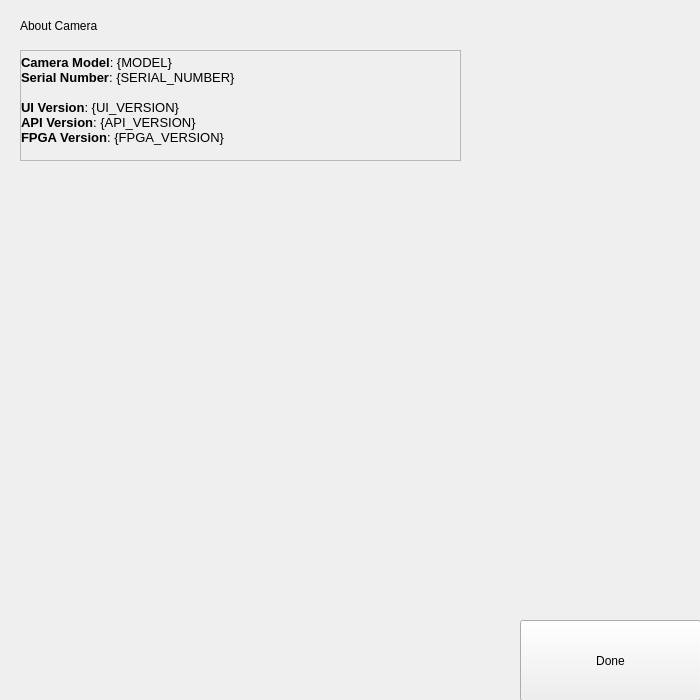
<?xml version="1.0" encoding="UTF-8"?>
<ui version="4.0">
 <class>AboutCamera</class>
 <widget class="QWidget" name="AboutCamera">
  <property name="geometry">
   <rect>
    <x>0</x>
    <y>0</y>
    <width>700</width>
    <height>700</height>
   </rect>
  </property>
  <property name="windowTitle">
   <string notr="true">About &amp; Kickstarter</string>
  </property>
  <widget class="Backdrop" name="backdrop">
   <property name="geometry">
    <rect>
     <x>0</x>
     <y>0</y>
     <width>700</width>
     <height>700</height>
    </rect>
   </property>
  </widget>
  <widget class="HeaderLabel" name="headerlabel">
   <property name="geometry">
    <rect>
     <x>20</x>
     <y>0</y>
     <width>241</width>
     <height>51</height>
    </rect>
   </property>
   <property name="text">
    <string>About Camera</string>
   </property>
  </widget>
  <widget class="Button" name="uiDone">
   <property name="geometry">
    <rect>
     <x>520</x>
     <y>620</y>
     <width>181</width>
     <height>81</height>
    </rect>
   </property>
   <property name="text">
    <string>Done</string>
   </property>
  </widget>
  <widget class="Slider" name="uiScroll">
   <property name="geometry">
    <rect>
     <x>760</x>
     <y>40</y>
     <width>81</width>
     <height>651</height>
    </rect>
   </property>
   <property name="singleStep">
    <number>10</number>
   </property>
   <property name="pageStep">
    <number>100</number>
   </property>
   <property name="invertedAppearance">
    <bool>true</bool>
   </property>
   <property name="invertedControls">
    <bool>true</bool>
   </property>
  </widget>
  <widget class="QScrollArea" name="uiScrollArea">
   <property name="geometry">
    <rect>
     <x>20</x>
     <y>50</y>
     <width>441</width>
     <height>111</height>
    </rect>
   </property>
   <property name="verticalScrollBarPolicy">
    <enum>Qt::ScrollBarAlwaysOff</enum>
   </property>
   <property name="horizontalScrollBarPolicy">
    <enum>Qt::ScrollBarAlwaysOff</enum>
   </property>
   <property name="widgetResizable">
    <bool>true</bool>
   </property>
   <widget class="Label" name="uiText">
    <property name="geometry">
     <rect>
      <x>0</x>
      <y>0</y>
      <width>437</width>
      <height>107</height>
     </rect>
    </property>
    <property name="sizePolicy">
     <sizepolicy hsizetype="MinimumExpanding" vsizetype="MinimumExpanding">
      <horstretch>0</horstretch>
      <verstretch>0</verstretch>
     </sizepolicy>
    </property>
    <property name="text">
     <string>&lt;!DOCTYPE HTML PUBLIC &quot;-//W3C//DTD HTML 4.0//EN&quot; &quot;http://www.w3.org/TR/REC-html40/strict.dtd&quot;&gt;
&lt;html&gt;&lt;head&gt;&lt;meta name=&quot;qrichtext&quot; content=&quot;1&quot; /&gt;&lt;style type=&quot;text/css&quot;&gt;
p, li { white-space: pre-wrap; }
&lt;/style&gt;&lt;/head&gt;&lt;body style=&quot; font-family:'Noto Sans'; font-size:10pt; font-weight:400; font-style:normal;&quot;&gt;
&lt;p style=&quot;-qt-paragraph-type:empty; margin-top:0px; margin-bottom:0px; margin-left:0px; margin-right:0px; -qt-block-indent:0; text-indent:0px; font-size:2pt;&quot;&gt;&lt;br /&gt;&lt;/p&gt;
&lt;p style=&quot; margin-top:0px; margin-bottom:0px; margin-left:0px; margin-right:0px; -qt-block-indent:0; text-indent:0px;&quot;&gt;&lt;span style=&quot; font-weight:600;&quot;&gt;Camera Model&lt;/span&gt;: {MODEL}&lt;/p&gt;
&lt;p style=&quot; margin-top:0px; margin-bottom:0px; margin-left:0px; margin-right:0px; -qt-block-indent:0; text-indent:0px;&quot;&gt;&lt;span style=&quot; font-weight:600;&quot;&gt;Serial Number&lt;/span&gt;: {SERIAL_NUMBER}&lt;/p&gt;
&lt;p style=&quot;-qt-paragraph-type:empty; margin-top:0px; margin-bottom:0px; margin-left:0px; margin-right:0px; -qt-block-indent:0; text-indent:0px;&quot;&gt;&lt;br /&gt;&lt;/p&gt;
&lt;p style=&quot; margin-top:0px; margin-bottom:0px; margin-left:0px; margin-right:0px; -qt-block-indent:0; text-indent:0px;&quot;&gt;&lt;span style=&quot; font-weight:600;&quot;&gt;UI Version&lt;/span&gt;: {UI_VERSION}&lt;/p&gt;
&lt;p style=&quot; margin-top:0px; margin-bottom:0px; margin-left:0px; margin-right:0px; -qt-block-indent:0; text-indent:0px;&quot;&gt;&lt;span style=&quot; font-weight:600;&quot;&gt;API Version&lt;/span&gt;: {API_VERSION}&lt;/p&gt;
&lt;p style=&quot; margin-top:0px; margin-bottom:0px; margin-left:0px; margin-right:0px; -qt-block-indent:0; text-indent:0px;&quot;&gt;&lt;span style=&quot; font-weight:600;&quot;&gt;FPGA Version&lt;/span&gt;: {FPGA_VERSION}&lt;/p&gt;
&lt;p style=&quot;-qt-paragraph-type:empty; margin-top:0px; margin-bottom:0px; margin-left:0px; margin-right:0px; -qt-block-indent:0; text-indent:0px;&quot;&gt;&lt;br /&gt;&lt;/p&gt;&lt;/body&gt;&lt;/html&gt;</string>
    </property>
    <property name="textFormat">
     <enum>Qt::RichText</enum>
    </property>
    <property name="textInteractionFlags">
     <set>Qt::NoTextInteraction</set>
    </property>
   </widget>
  </widget>
  <zorder>backdrop</zorder>
  <zorder>headerlabel</zorder>
  <zorder>uiDone</zorder>
  <zorder>uiScrollArea</zorder>
  <zorder>uiScroll</zorder>
 </widget>
 <customwidgets>
  <customwidget>
   <class>Backdrop</class>
   <extends>QLabel</extends>
   <header>backdrop</header>
  </customwidget>
  <customwidget>
   <class>Button</class>
   <extends>QPushButton</extends>
   <header>button</header>
  </customwidget>
  <customwidget>
   <class>HeaderLabel</class>
   <extends>QLabel</extends>
   <header>header_label</header>
  </customwidget>
  <customwidget>
   <class>Label</class>
   <extends>QLabel</extends>
   <header>label</header>
  </customwidget>
  <customwidget>
   <class>Slider</class>
   <extends>QSlider</extends>
   <header>slider</header>
  </customwidget>
 </customwidgets>
 <resources/>
 <connections/>
</ui>
